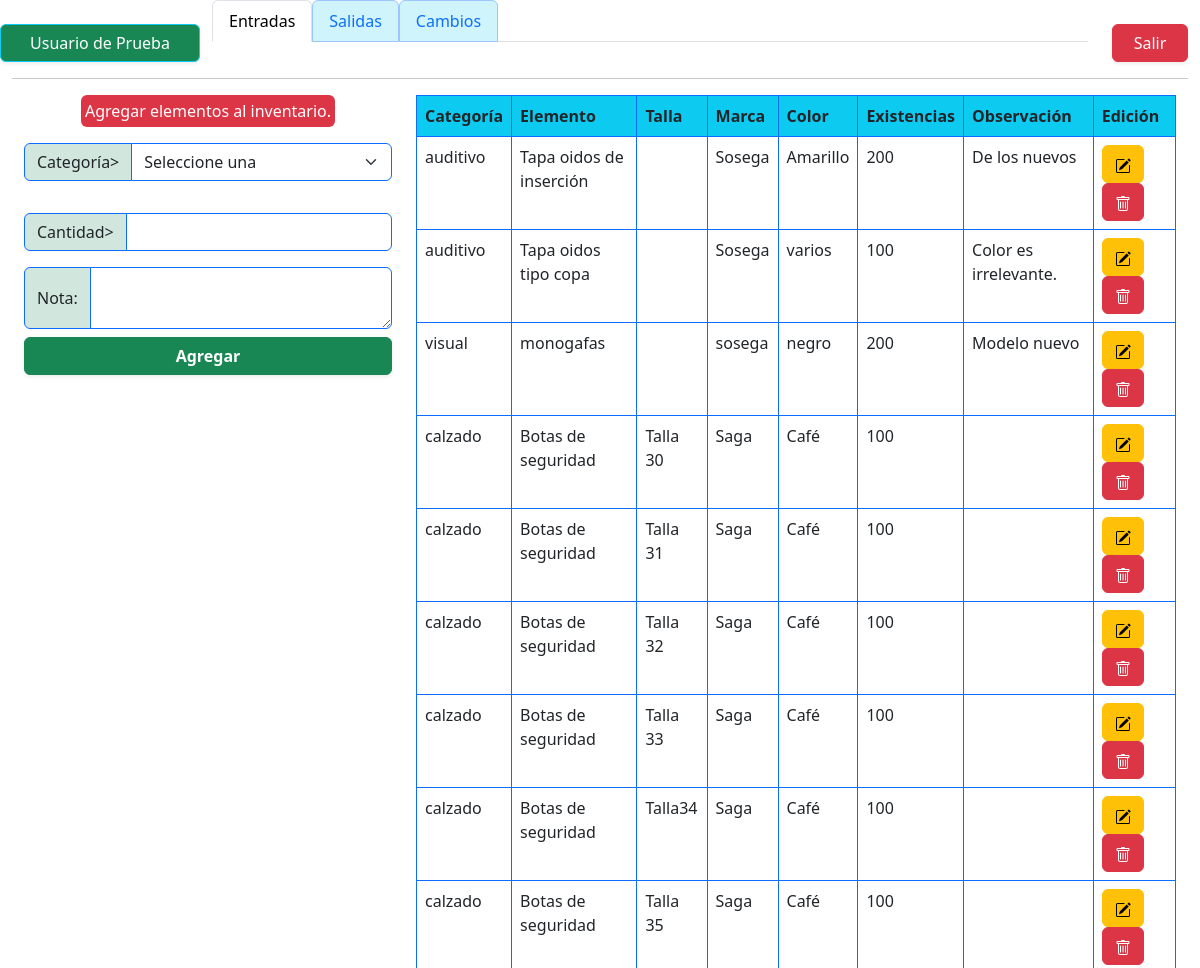
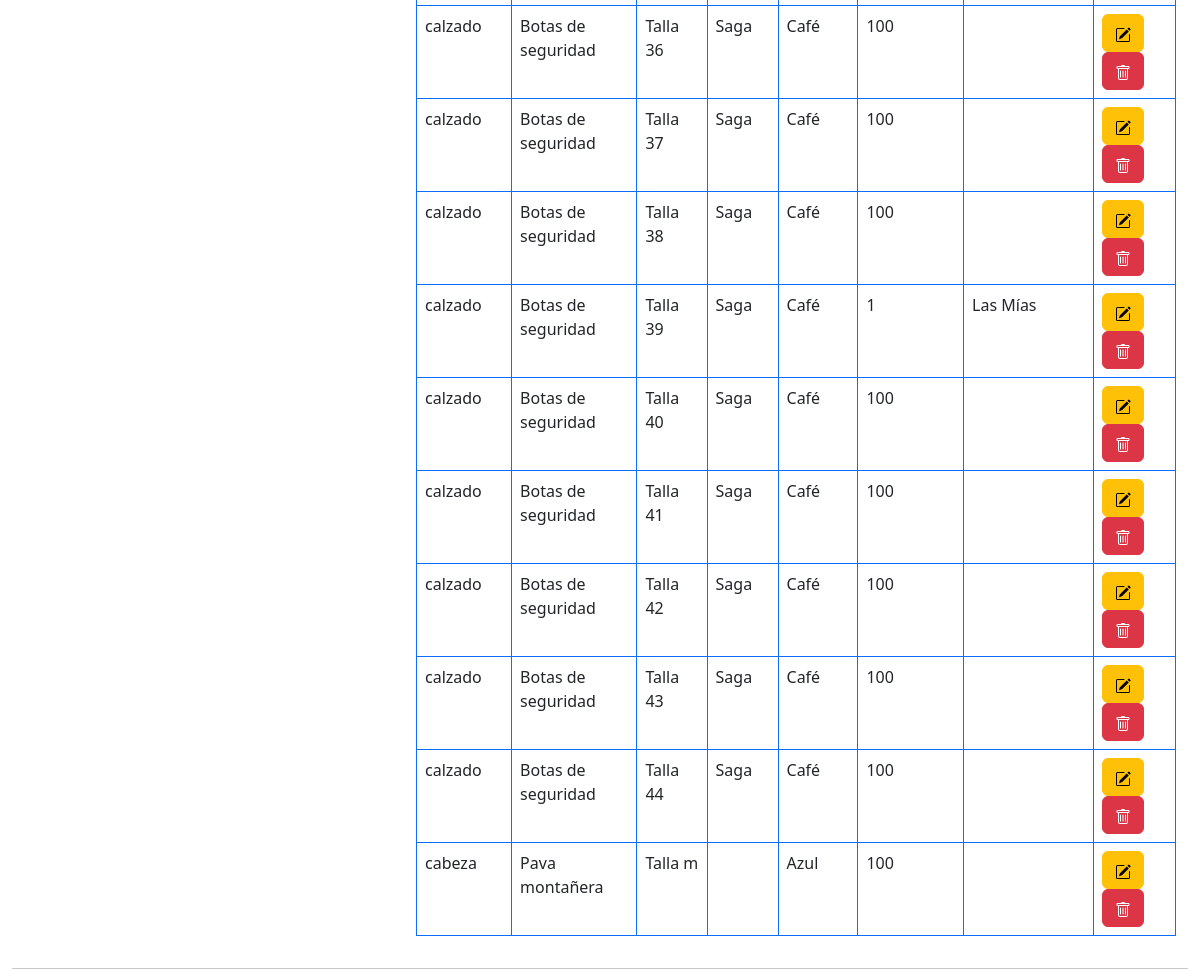
Page /views/entradas.php (signed in) on the earlier database version (2 pictures, top to bottom).
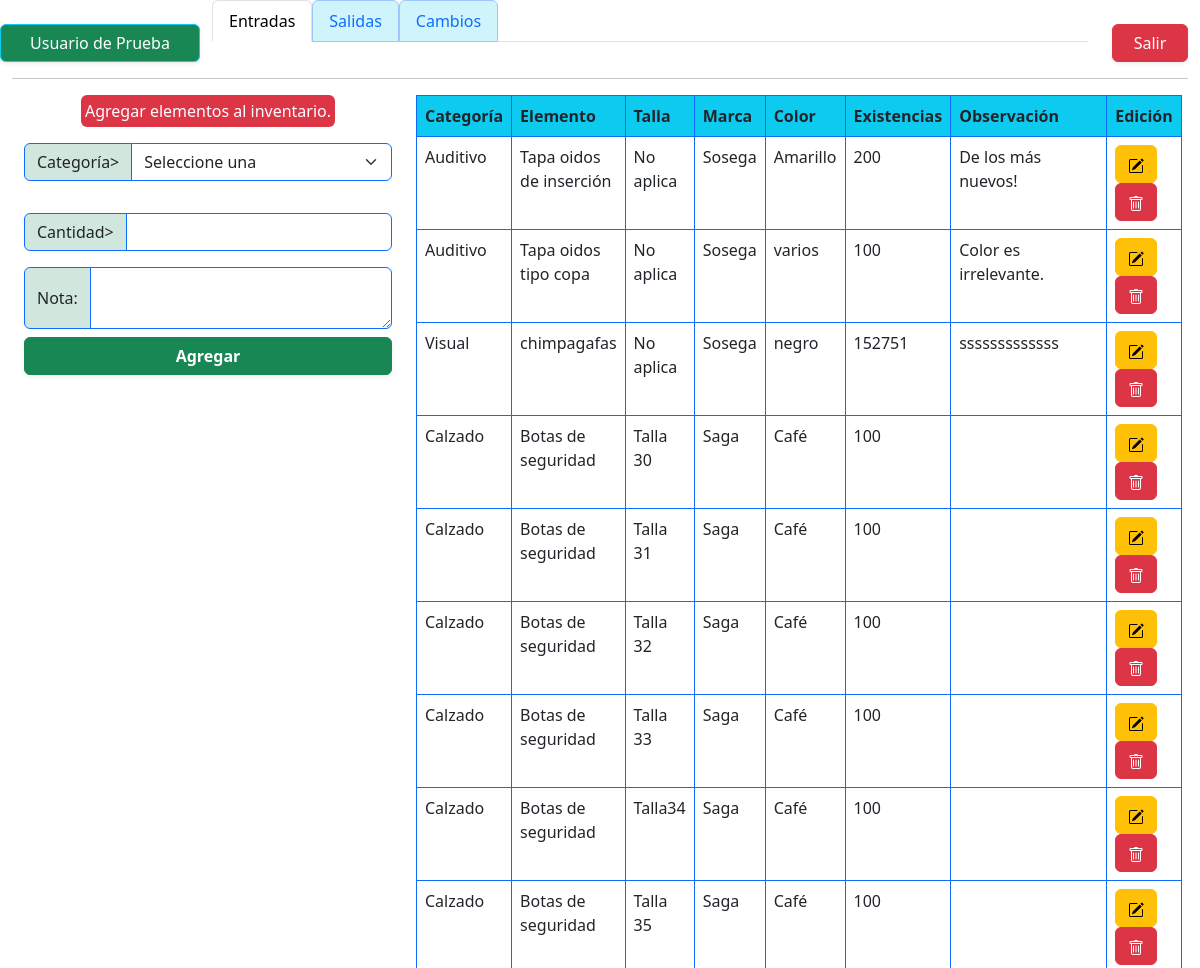
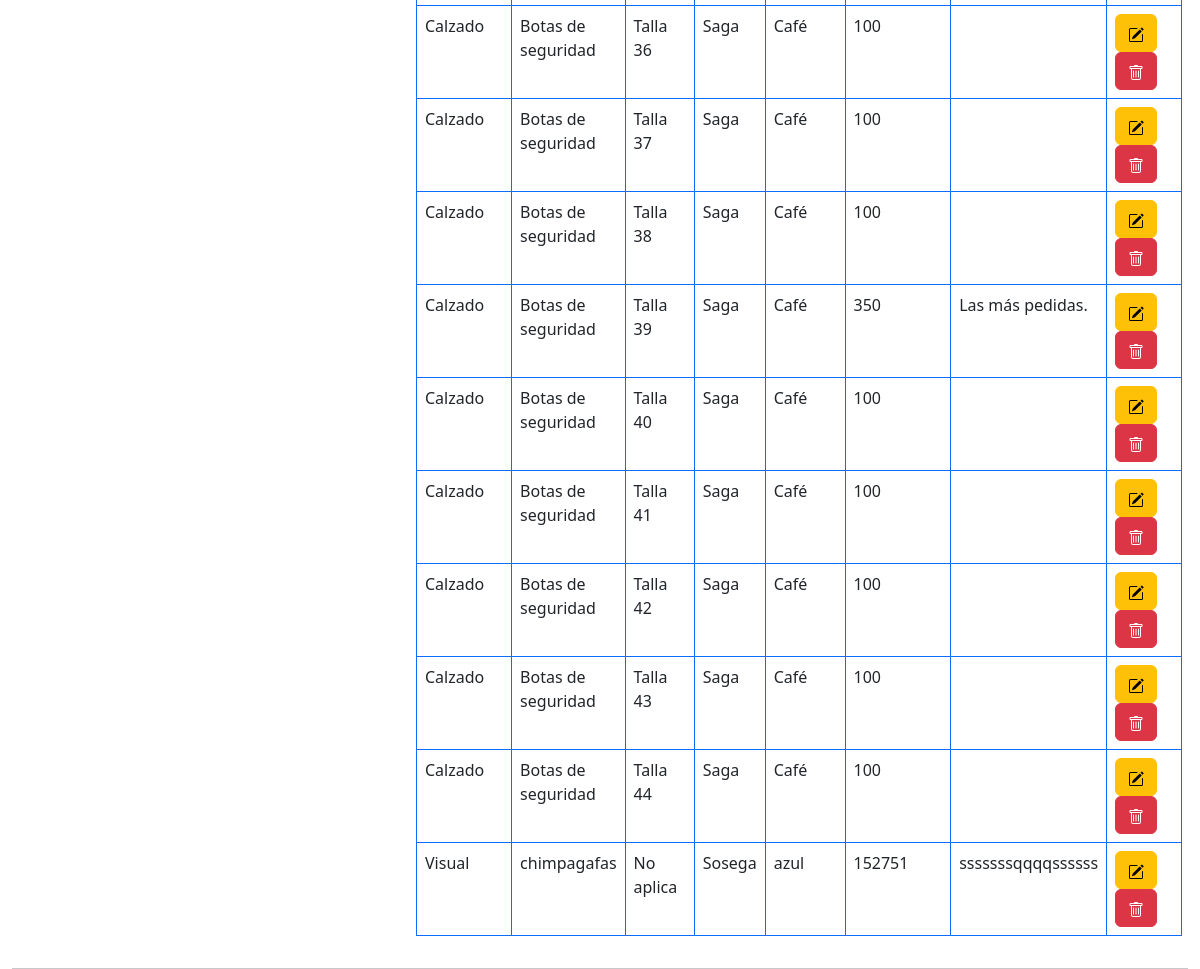
Same page on the later database version (2 pictures, top to bottom).
### tables this page shows
CREATE TABLE `elementos` (
  `idElemento` int(11) NOT NULL,
  `fkCategoria` int(11) NOT NULL,
  `fkTalla` int(10) NOT NULL,
  `elemento` varchar(50) NOT NULL,
  `marca` varchar(50) NOT NULL,
  `color` varchar(10) NOT NULL,
  `existencias` int(10) NOT NULL,
  `observacion` varchar(500) NOT NULL
);

CREATE TABLE `categorias` (
  `idCategoria` int(11) NOT NULL,
  `nombreCat` varchar(15) NOT NULL
);

CREATE TABLE `tallas` (
  `idTalla` int(11) NOT NULL,
  `tallas` varchar(10) NOT NULL
);

### views/entradas.php (the view, shortened to what this page needs)
<?php
		include ("../controllers/dbConection.php");
		 ?>
<!DOCTYPE html>
<html lang="es">
<head>
  <link rel="stylesheet" href="../csss/bootstrap/css/bootstrap.min.css">
</head>
<body class="vh-100">
  <div class="container-fluid">
    <div class="row">
      <div class="btn border-info bg-success text-white mt-4 shadow-sm col-2">
        <?php
          echo $_SESSION["nombre"]
        ?>
      </div>
      <div class="col-9 justify-content-center">
        <ul class="nav nav-tabs ">
          <li class="nav-item">
            <p class="nav-link active">Entradas</p>
          </li>
          <li class="nav-item">
            <a class="nav-link border-primary-subtle bg-info-subtle" href="salidas.php">Salidas</a>
          </li>
          <li class="nav-item">
            <a class="nav-link border-primary-subtle bg-info-subtle" href="cambios.php">Cambios</a>
          </li>
        </ul>
      </div>
      <div class="col-1">
        <div>
          <button class="btn btn-danger w-100 mt-4 shadow-sm "><a class="text-decoration-none text-white"
              href="../controllers/logout.php">Salir</a></button>
        </div>
      </div>
    </div>
    <hr>
<div class="container-fluid">
	<div class="row">
	<div class="col-4">
		<div class="w-100 d-flex justify-content-center align-items-center border-primary mb-3">
        	<span class="bg-danger rounded p-1 text-white">
				Agregar elementos al inventario.</span>
    	</div>
<form action="../controllers/addElements.controller.php?idL=<?= 'select2lista'?>" method="post">
		<div class="input-group mb-3">
			<span class="input-group-text bg-success-subtle border-primary" id="">Categoría></span>
			<select class="listaCat form-select pe-5 border-primary" id="listaCat" name="listaCat">
              <option value="1" >Seleccione una</option>
            </select>
		</div>
		<div class="input-group mb-3">
			<span class="input-group-text bg-success-subtle border-primary">Cantidad></span>
			<input type="text" class="listaCant form-control border-primary" name="listaCant" >
		</div>
		<div class="input-group">
			<span class="input-group-text bg-success-subtle border-primary">Nota:</span>
			<textarea class="listaNota form-control border-primary"  name="nota" aria-label="With textarea"></textarea>
		</div>
		<div>
		<input class="btn btn-success text-white w-100 mt-2 fw-semibold shadow-sm mb-1"
		name="btnAdd" type="submit" value="Agregar">
        </div>
</form>
	</div>
	<div class="col-8">
		<table class="table table-bordered border-primary">
			<thead class="bg-info">
				<tr>
					<th scope="col">Categoría</th>
					<th scope="col">Elemento</th>
					<th scope="col">Talla</th>
					<th scope="col">Marca</th>
					<th scope="col">Color</th>
					<th scope="col">Existencias</th>
					<th scope="col">Observación</th>
					<th scope="col">Edición</th>
				</tr>
			</thead>
<tbody>
	<?php
		$sqlElm= $conexion->query("SELECT * FROM elementos as e, categorias as c, tallas as t where e.fkCategoria=c.idCategoria AND e.fkTalla=t.idTalla");
		while($tableData= $sqlElm->fetch_object()) {
			?>
			<tr>
				<td><?= $tableData->nombreCat?></td>
				<td><?= $tableData->elemento?></td>
				<td><?= $tableData->tallas?></td>
				<td><?= $tableData->marca?></td>
				<td><?= $tableData->color?></td>
				<td><?= $tableData->existencias?></td>
				<td><?= $tableData->observacion?></td>
				<td>
<a class="btn btn-small btn-warning" href="modificarElementos.php?id=<?= $tableData->idElemento?>">
</a>
<a onclick="return eliminar()" class="btn btn-small btn-danger" href="entradas.php?id=<?= $tableData->idElemento?>">
</a>
				</td>
			</tr>
						<?php } ?>
					</tbody>
				</table>
			</div>
		</div>
	</div>
      </div>
</body>
</html>

Differences in the rows shown:
removed elementos: fkCategoria.nombreCat "cabeza", elemento "Pava montañera", fkTalla.tallas "Talla m", color "Azul", existencias "100"
changed elementos "Tapa oidos de inserción": fkCategoria.nombreCat "auditivo" → "Auditivo"; fkTalla.tallas (not shown) → "No aplica"; observacion "De los nuevos" → "De los más nuevos!"
changed through a linked row, elementos "Tapa oidos tipo copa": fkCategoria.nombreCat "auditivo" → "Auditivo"; fkTalla.tallas (not shown) → "No aplica"
changed elementos "negro": fkCategoria.nombreCat "visual" → "Visual"; elemento "monogafas" → "chimpagafas"; fkTalla.tallas (not shown) → "No aplica"; marca "sosega" → "Sosega"; existencias "200" → "152751"; observacion "Modelo nuevo" → "sssssssssssss"
changed through a linked row, elementos "Talla 30": fkCategoria.nombreCat "calzado" → "Calzado"
changed through a linked row, elementos "Talla 31": fkCategoria.nombreCat "calzado" → "Calzado"
changed through a linked row, elementos "Talla 32": fkCategoria.nombreCat "calzado" → "Calzado"
changed through a linked row, elementos "Talla 33": fkCategoria.nombreCat "calzado" → "Calzado"
changed through a linked row, elementos "Talla34": fkCategoria.nombreCat "calzado" → "Calzado"
changed through a linked row, elementos "Talla 35": fkCategoria.nombreCat "calzado" → "Calzado"
changed through a linked row, elementos "Talla 36": fkCategoria.nombreCat "calzado" → "Calzado"
changed through a linked row, elementos "Talla 37": fkCategoria.nombreCat "calzado" → "Calzado"
changed through a linked row, elementos "Talla 38": fkCategoria.nombreCat "calzado" → "Calzado"
changed elementos "Talla 39": fkCategoria.nombreCat "calzado" → "Calzado"; existencias "1" → "350"; observacion "Las Mías" → "Las más pedidas."
changed through a linked row, elementos "Talla 40": fkCategoria.nombreCat "calzado" → "Calzado"
changed through a linked row, elementos "Talla 41": fkCategoria.nombreCat "calzado" → "Calzado"
changed through a linked row, elementos "Talla 42": fkCategoria.nombreCat "calzado" → "Calzado"
changed through a linked row, elementos "Talla 43": fkCategoria.nombreCat "calzado" → "Calzado"
changed through a linked row, elementos "Talla 44": fkCategoria.nombreCat "calzado" → "Calzado"
added elementos: fkCategoria.nombreCat "Visual", elemento "chimpagafas", fkTalla.tallas "No aplica", marca "Sosega", color "azul", existencias "152751", observacion "sssssssqqqqssssss"
